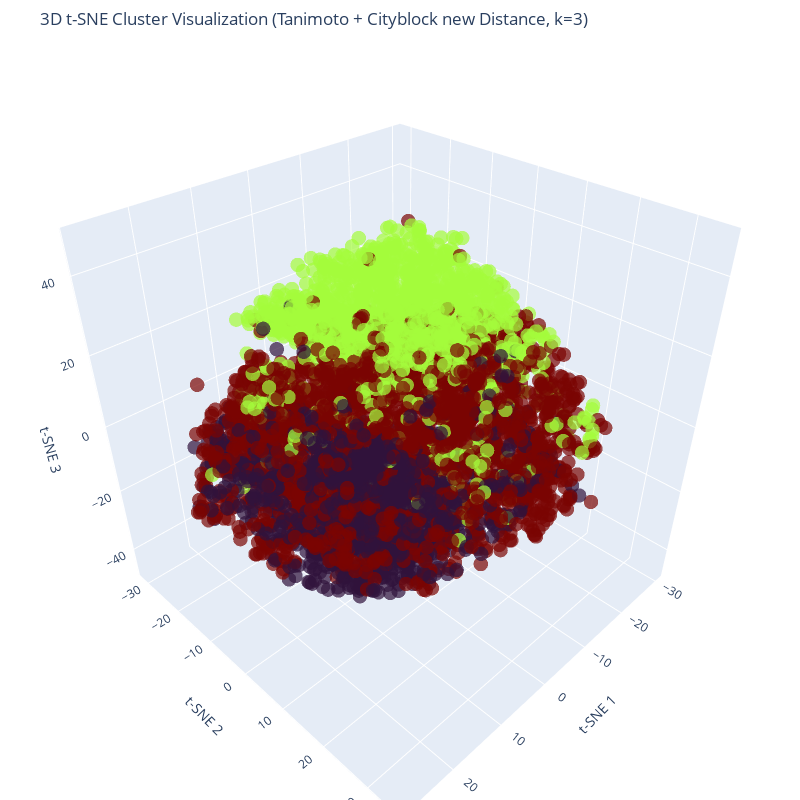

The notebook cell saved with this chart:
### Code cell
from sklearn.manifold import TSNE
import plotly.graph_objects as go
import pandas as pd
import numpy as np

# Use Euclidean distance with 4 clusters
distance_metric = "Tanimoto + Cityblock new"
num_clusters = 3

dist_matrix = distance_matrices[distance_metric]

# Check if the distance matrix is valid
if np.isnan(dist_matrix).any() or np.isinf(dist_matrix).any():
    raise ValueError(f"⚠️ {distance_metric} distance matrix contains NaN or Inf values. Check your preprocessing!")

if dist_matrix.shape[0] != dist_matrix.shape[1]:
    raise ValueError(f"⚠️ {distance_metric} distance matrix must be square (NxN).")

# Check if the selected number of clusters exists
if num_clusters not in cluster_results[distance_metric]:
    raise ValueError(f"⚠️ num_clusters={num_clusters} is not in cluster_results[{distance_metric}]. Check clustering output!")

labels = cluster_results[distance_metric][num_clusters]

# Compute 3D t-SNE projection
tsne = TSNE(n_components=3, metric='precomputed', init='random', random_state=42)
X_tsne_3d = tsne.fit_transform(dist_matrix)

# Create DataFrame for visualization
df_plot = pd.DataFrame({'x': X_tsne_3d[:, 0], 'y': X_tsne_3d[:, 1], 'z': X_tsne_3d[:, 2], 'Cluster': labels})

# Generate interactive 3D scatter plot
fig = go.Figure(data=[
    go.Scatter3d(
        x=df_plot['x'],
        y=df_plot['y'],
        z=df_plot['z'],
        mode='markers',
        marker=dict(
            size=5,  # Explicitly setting the size
            color=df_plot['Cluster'],  # Color by cluster
            colorscale='Turbo',  # Set color scale
            opacity=0.7  # Adjust transparency
        )
    )
])

# Customize layout
fig.update_layout(
    title=f"3D t-SNE Cluster Visualization ({distance_metric} Distance, k={num_clusters})",
    scene=dict(
        xaxis_title="t-SNE 1",
        yaxis_title="t-SNE 2",
        zaxis_title="t-SNE 3",
        aspectmode="cube"  # Keeps the aspect ratio balanced
    ),
    margin=dict(l=0, r=0, b=0, t=50),
    width=800,  # Adjusted figure width
    height=800   # Adjusted figure height
)

fig.show()

### Figure 1 — Plotly figure (JSON) as saved in the notebook; plotly's stock layout.template omitted (floating-point values rounded to 4 significant figures; data arrays with more than 128 entries replaced by an {"elided": "..."} marker saying what was removed)
{"data": [{"marker": {"color": {"elided": "5000 int values"}, "colorscale": [[0, "#30123b"], [0.07143, "#4145ab"], [0.1429, "#4675ed"], [0.2143, "#39a2fc"], [0.2857, "#1bcfd4"], [0.3571, "#24eca6"], [0.4286, "#61fc6c"], [0.5, "#a4fc3b"], [0.5714, "#d1e834"], [0.6429, "#f3c63a"], [0.7143, "#fe9b2d"], [0.7857, "#f36315"], [0.8571, "#d93806"], [0.9286, "#b11901"], [1, "#7a0402"]], "opacity": 0.7, "size": 5}, "mode": "markers", "type": "scatter3d", "x": {"elided": "5000 float values"}, "y": {"elided": "5000 float values"}, "z": {"elided": "5000 float values"}}], "layout": {"height": 800, "margin": {"b": 0, "l": 0, "r": 0, "t": 50}, "scene": {"aspectmode": "cube", "xaxis": {"title": {"text": "t-SNE 1"}}, "yaxis": {"title": {"text": "t-SNE 2"}}, "zaxis": {"title": {"text": "t-SNE 3"}}}, "title": {"text": "3D t-SNE Cluster Visualization (Tanimoto + Cityblock new Distance, k=3)"}, "width": 800}}
